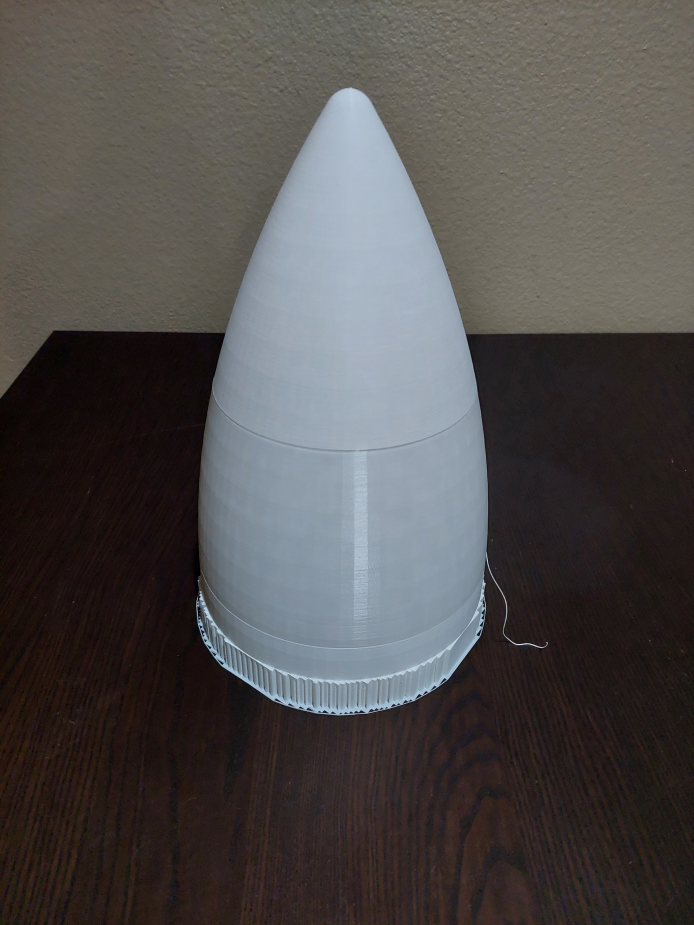
#> input picture 20221230_195839.jpg, 3468 x 4624 px (shown at 1/5 size)
$ python -i Step2_ImageProcessor.py   (imports and definitions only)
#> lines starting #> are read from the running program, lines starting #| are printed output that depends on the picture; after the words box and inside, x2 and y2 are one past the last pixel; in counts of white or black regions, pixels touching at a corner belong together
# -*- coding: utf-8 -*-
"""
Created on Wed Aug  9 15:39:04 2023

@author: Sudan Devkota
@editor: Aidan St. John Sep 19 2023 ++
"""

import os
import cv2
import statistics
import numpy as np
import matplotlib.pyplot as plt
# [1 line not run here, left out]

#=v=v=v=v=v=v=v=v=v=v=v=v=v=v=v=v=v=v=v=v=v=v=v=v=v=v=v=v=v=v=v=v=v=v=
# Parameters for cropping the image
centerXOff = 75
centerYOff = -75
vCrop = 0.3
hCrop = 0.3
# Parameters for the Canny edge detection (30 & 70 originally)
threshold1 = 30
threshold2 = 70
# Parameters for limiting the number of iterations through the frame files
# None, or 0 for no limit
testLim = 0
frameLim = 0
# Start from a particular test
testStart = 234
#=^=^=^=^=^=^=^=^=^=^=^=^=^=^=^=^=^=^=^=^=^=^=^=^=^=^=^=^=^=^=^=^=^=^=

def imgProcessor(imgPath):
    # Setup variables to be able to save the data to separate files inside the same folder
    # xxFolder = path to the containing folder
    # xxName = just the name of the file
    # xxPath = path to a file, basically xxFolder/xxName
#> called with imgPath = '20221230_195839.jpg'
    imgFolder, imgName = os.path.split(imgPath)
    dataFolder = os.path.join(imgFolder, "ContourCoordinates")

    #print(imgName) # to keep track of the progress of the program
    if not os.path.exists(dataFolder):
        print('New folder: %s' % (dataFolder)) # if there isn't a folder already, make one and announce what it is
        os.makedirs(dataFolder)
    dataPath = os.path.join(dataFolder, imgName + "_curveData.txt")
    # Load the image
    image = cv2.imread(imgPath)
#> image is the input picture: shape (4624, 3468, 3); mean B, G, R 76.1, 77, 80

    #Find the size of the image:
    width = image.shape[1]
#> width = 3468
    height = image.shape[0]
#> height = 4624

    # Define ROI coordinates (top-left and bottom-right)
    roi_tl = (int(width*hCrop)+centerXOff, int(height*vCrop)+centerYOff)  # Example top-left corner (x, y)
#> roi_tl = (1115, 1312)
    roi_br = (int(width*(1-hCrop))+centerXOff, int(height*(1-vCrop))+centerYOff)  # Example bottom-right corner (x, y)
#> roi_br = (2502, 3161)

    # Crop the image to the ROI
    roi_image = image[roi_tl[1]:roi_br[1], roi_tl[0]:roi_br[0]]
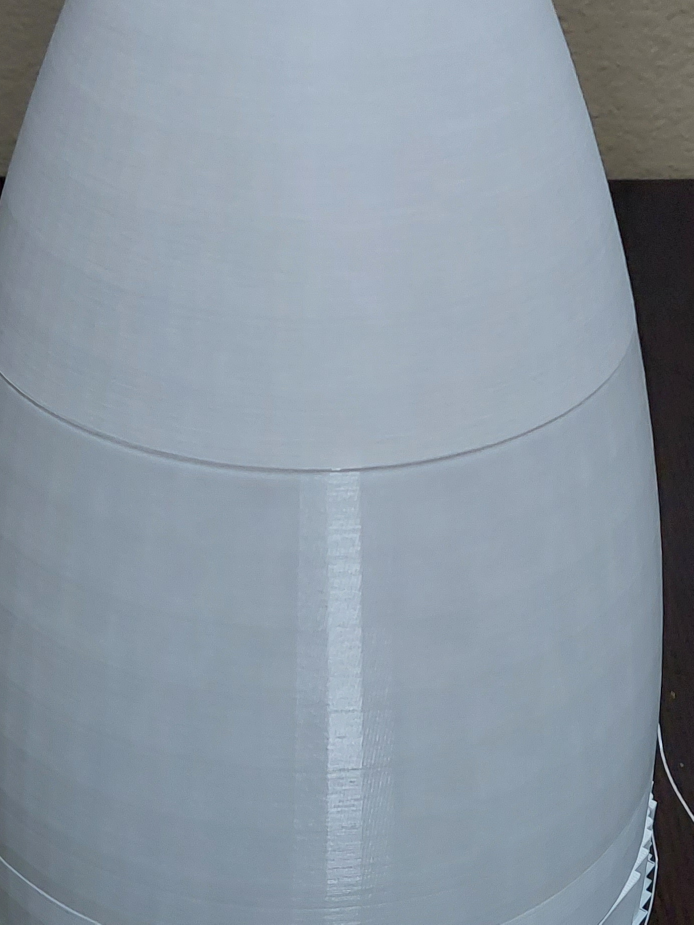
#> roi_image: shape (1849, 1387, 3) (shown at 1/2 size); mean B, G, R 161.9, 150.3, 138.5
    roi_width = roi_image.shape[1]
#> roi_width = 1387
    roi_height = roi_image.shape[0]
#> roi_height = 1849
    roi_centerX = int(roi_width/2)
#> roi_centerX = 693
    roi_centerY = int(roi_height/2)
#> roi_centerY = 924

    gray = cv2.cvtColor(roi_image, cv2.COLOR_BGR2GRAY) # Convert the ROI image to grayscale
    blurred = cv2.GaussianBlur(gray, (5, 5), 0) # Apply Gaussian blur to reduce noise and enhance features
    edges = cv2.Canny(blurred, threshold1, threshold2) # Apply Canny edge detection to find edges
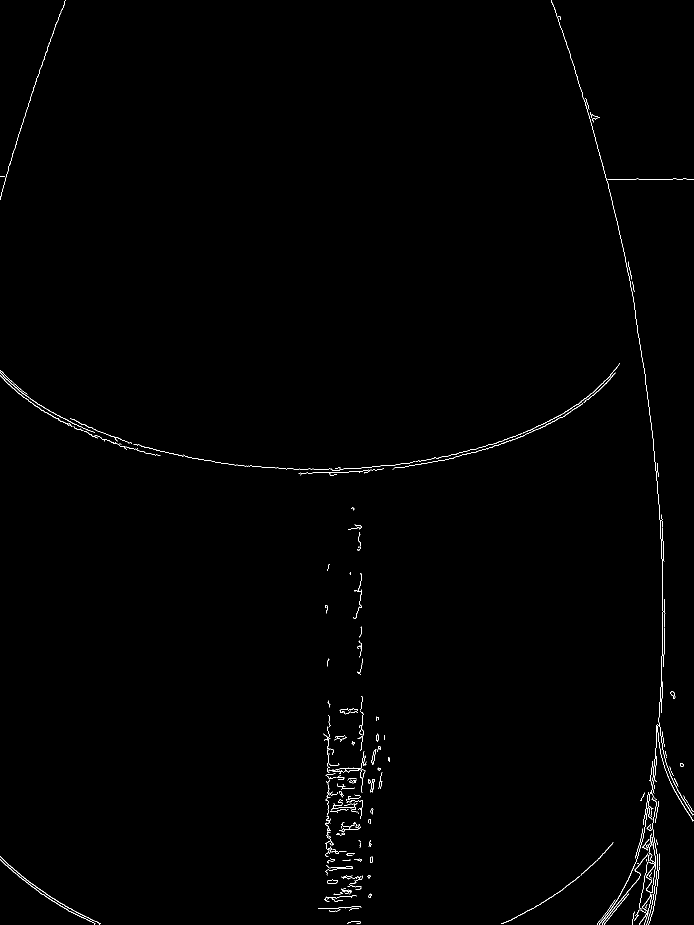
#> edges: shape (1849, 1387) (shown at 1/2 size); 0.53% white in thin lines or dots

    contours, _ = cv2.findContours(edges.copy(), cv2.RETR_EXTERNAL, cv2.CHAIN_APPROX_NONE) # Find contours in the edge-detected image, and return all points (CHAIN_APPROX_NONE)
#> contours = 189 contours, 160 with area under 20; largest, box (x1, y1, x2, y2) and area: (0, 1713, 202, 1849) 130, (0, 1719, 191, 1849) 120, (655, 1759, 676, 1768) 118, (1046, 726, 1239, 867) 110, (1204, 1707, 1296, 1849) 105
    contourFile = open(dataPath, "w") # create a file for outputing data

    i = 0
    contourIndex = -1 # if this never gets replaced, then cv2.drawContours will draw all the contours
    for contour in contours:
        for point in contour:# point is a one-element list containing a touple, so point[0] points directly to the tuple. point[1] DNE
            if point[0][0] == (roi_centerX) and point[0][1] > (roi_centerY):
                contourIndex = i
        i += 1
#> after the loop, i = 189
    # if there's no contour below the center, check above the center
    i = 0
    prevPoint = 0
    if contourIndex == -1:
        for contour in contours:
            for point in contour:
                # the below if logic should result in selecting the closest contour that is directly above the center point
                if (point[0][0] == (roi_centerX) and point[0][1] < (roi_centerY)) and point[0][1] > prevPoint:
                    prevPoint = point[0][1]
                    contourIndex = i
            i += 1


    if contourIndex == -1:
        # don't write the data to a file if all the contours are being drawn
        contourFile.write("Couldn't isolate a contour")
    else:
        # write the data to a text file where each line after the first is an x-y coordinate separated by a space and no brackets
        contourFile.write(" X   Y\n")
        for i in contours[contourIndex]:
            contourFile.write("%s %s\n"%(i[0][0], i[0][1]))
#> this loop made 925 passes
#> i on passes 1 to 3: [[367, 909]], [[367, 910]], [[368, 911]]
    contourFile.close()

    #drawnContours = cv2.drawContours(roi_image, contours, contourIndex, (0, 255, 0), 1) # Draw the contours (img, contours, which contour?, color, line width)

    #draw a small circle in the center of the image
    #drawnContours = cv2.circle(drawnContours, [roi_centerX, roi_centerY], 1, [0,0,255],-1)

    # Display the image with contours overlayed
    #cv2.imshow(imgName, drawnContours)
    """# Display the image with detected parabolic curves in the ROI
    cv2.imshow("Detected Parabolic Curves in ROI", roi_image)"""
    #cv2.waitKey(0)
    #cv2.destroyAllWindows()
    return(dataFolder)

def dirFinder(): #function to locate/create a folder in the user's videos folder. CURRENTLY ONLY WORKS ON WINDOWS
    absPath = os.path.dirname(__file__)
    head, tail = os.path.split(absPath)
    while "Users" not in os.path.basename(head):
        head, tail = os.path.split(head)
        #hardcoding the program to use my users folder, because my desktop keeps github on a different drive from my users folder
        if not tail:
            head = "C:\\Users"
            tail = "asjns"
            break

    vidPath = os.path.join(head, tail, "Videos", "CrateringVideos", "xtractedFrames")

    if not os.path.exists(vidPath):
        os.makedirs(vidPath)
        print("Created:", vidPath)
        print("Go put stuff in this folder")
    #else:
    #   print("Path already exists:", vidPath)
    return(vidPath)

# [10 lines left out: function plotter, not called in this run]

class coodAdjusterClass:
    def __init__ (self):
        self.data = []
        self.x = []
        self.y = []
        self.lower = 0
        self.upper = 1000000

    # [127 lines left out: functions coodAdjuster, fileReWriter, not called in this run]


frameFolder = dirFinder()

videoData = coodAdjusterClass()

# nested loops for iterating over every image in every frame folder
k = 0
# [32 lines not run here, left out]

#LAST: fixed a bug where coodAdjuster.data would not clear if not cropping the data
#NEXT: try messing around with the cropping to get better results?


# Old code for fitting a parabola to the contours
"""# Define the y-coordinate threshold for excluding contours below it
y_threshold = 500  # Adjust this value based on your image

# Loop through the detected contours
for contour in contours:
    # Get the bounding rectangle of the contour
    x, y, w, h = cv2.boundingRect(contour)

    # Exclude contours below the y-coordinate threshold
    if y < y_threshold:
        # Fit a curve to the contour using polynomial approximation
        if len(contour) > 1:
            # Get x and y values from the contour points
            x = contour[:, 0, 0]
            y = contour[:, 0, 1]

            # Fit a 2nd-degree polynomial (parabola)
            z = np.polyfit(x, y, 2)
            fit_curve = np.poly1d(z)

            # Generate x values for plotting
            x_fit = np.linspace(min(x), max(x), 100)
            y_fit = fit_curve(x_fit)

            # Draw the parabolic curve
            for i in range(len(x_fit) - 1):
                cv2.line(roi_image, (int(x_fit[i]), int(y_fit[i])), (int(x_fit[i + 1]), int(y_fit[i + 1])), (0, 255, 0), 2)

print("%s, %s" %(x, y))"""

>>> result = imgProcessor('20221230_195839.jpg')

$ run again, on Snapchat-535345218.jpg
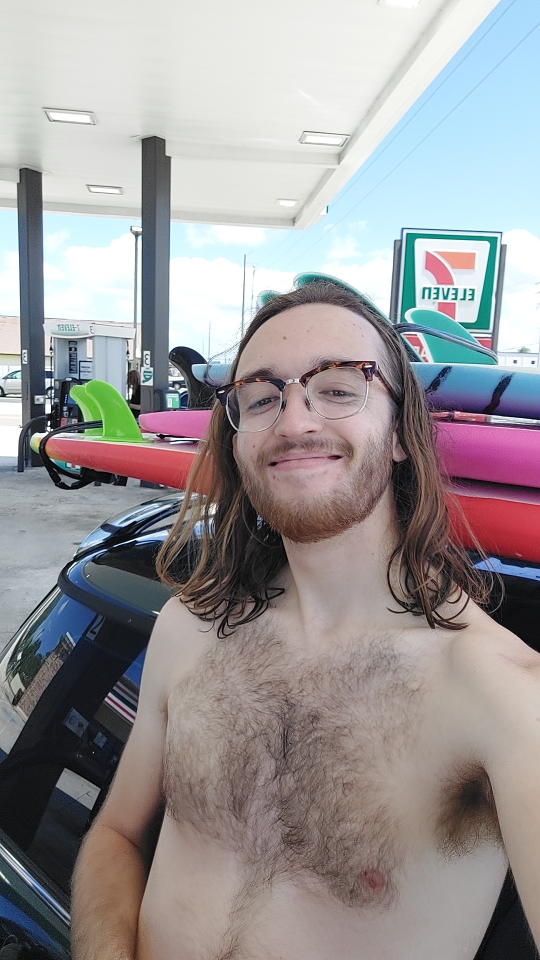
#> input picture Snapchat-535345218.jpg, 1080 x 1920 px (shown at 1/2 size)
#> in imgProcessor, image is the input picture: shape (1920, 1080, 3); mean B, G, R 152.3, 150.9, 154.8
#> in imgProcessor, `gray = cv2.cvtColor(roi_image, cv2.COLOR_BGR2GRAY)`:
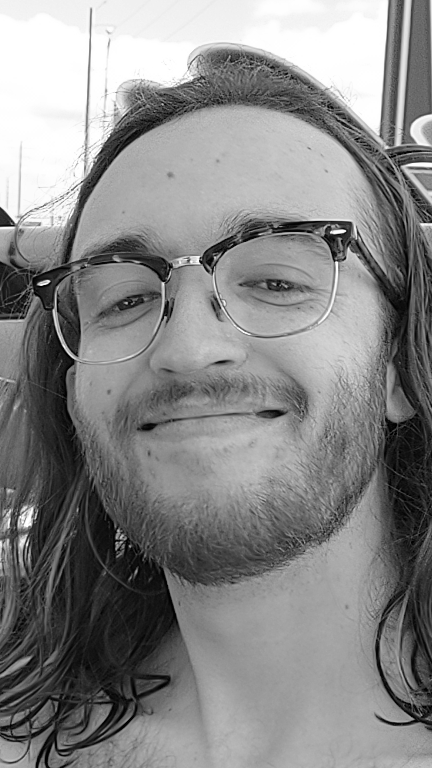
#> gray: shape (768, 432); min 0, max 255, mean 135
#> in imgProcessor, `edges = cv2.Canny(blurred, threshold1, threshold2)`:
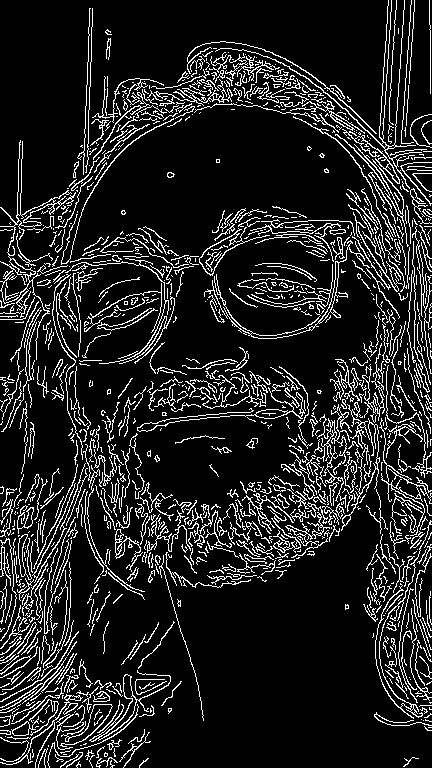
#> edges: shape (768, 432); 13.1% white in thin lines or dots
#> contours = 1072 contours, 960 with area under 20; largest, box (x1, y1, x2, y2) and area: (0, 140, 76, 360) 1183, (199, 227, 270, 276) 680, (89, 670, 171, 742) 572, (379, 418, 432, 536) 555, (204, 240, 370, 339) 322
#> the loop in imgProcessor, `for contour in contours:` made 1072 passes
#> contour on passes 19, 20, 25: [[80, 745], [81, 745]], [[48, 745], [48, 746]], [[5, 736]]
#> after the loop in imgProcessor, `for contour in contours:`: i = 1072
#> the loop in imgProcessor, `for i in contours[contourIndex]:` made 356 passes
#> i on passes 1 to 3: [[219, 375]], [[218, 376]], [[219, 377]]

$ run again, on heartless.jpg
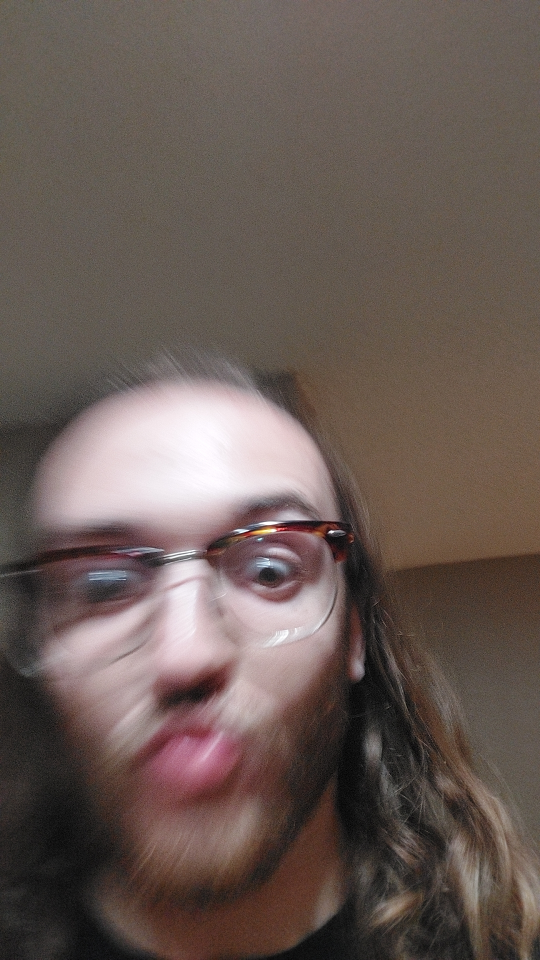
#> input picture heartless.jpg, 1080 x 1920 px (shown at 1/2 size)
#> in imgProcessor, image is the input picture: shape (1920, 1080, 3); mean B, G, R 84.8, 90.6, 104.8
#> in imgProcessor, `gray = cv2.cvtColor(roi_image, cv2.COLOR_BGR2GRAY)`:
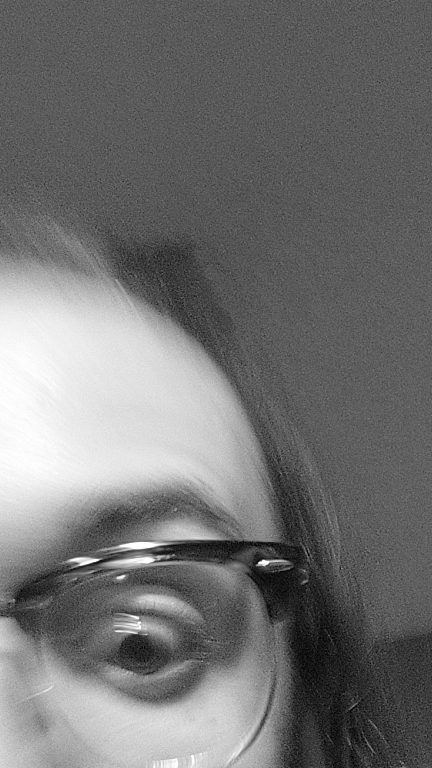
#> gray: shape (768, 432); min 0, max 255, mean 114.2
#> in imgProcessor, `edges = cv2.Canny(blurred, threshold1, threshold2)`:
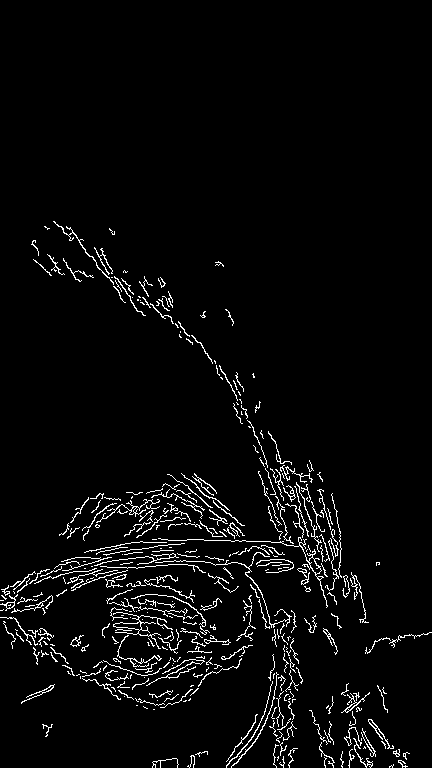
#> edges: shape (768, 432); 3.7% white in thin lines or dots, all inside (x1, y1, x2, y2) = (0, 221, 432, 768)
#> contours = 376 contours, 341 with area under 20; largest, box (x1, y1, x2, y2) and area: (113, 612, 173, 649) 158, (158, 537, 328, 608) 150, (368, 719, 394, 749) 60, (341, 692, 370, 713) 58, (0, 594, 18, 611) 54
#> the loop in imgProcessor, `for contour in contours:` made 376 passes
#> contour on passes 19, 34, 39: [[361, 738], [361, 739], [361, 740], [361, 739]], [[153, 709], [154, 709]], [[136, 705], [137, 705]]
#> after the loop in imgProcessor, `for contour in contours:`: i = 376
#> the loop in imgProcessor, `for i in contours[contourIndex]:` made 103 passes
#> i on passes 1 to 8: [[181, 473]], [[182, 474]], [[183, 475]], [[184, 476]], [[184, 477]], [[185, 477]], [[186, 478]], [[187, 478]]
